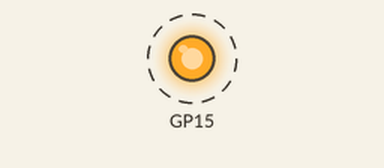
A program run on a simulated Raspberry Pi Pico running MicroPython. Parts: output pins drawn as LEDs (lit = HIGH). Dashed ring = blinking.

Above: at 0.5 s.
Timing chart, 0 to 4.6 s (numbered marks = the images above):
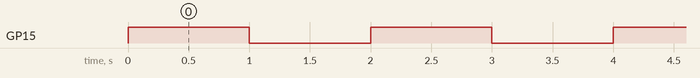

The program:

led.py
```python
import time
from machine import Pin #librairie pour les port gpio


led = Pin(15, Pin.OUT) #definir le pin 5 en OUTPUT et qui s'appelle led


while True:
	led.value(1) #allumer la led
    time.sleep(1) #attendre 1s
	led.value(0) #éteindre la led
    time.sleep(1) #attendre 1s
```

Measured:
- by itself, GP15: alternates HIGH for 1.0 s and LOW for 1.0 s
